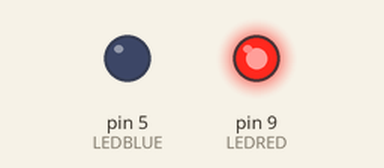
This sketch was run on a simulated Arduino Uno, built with avr-gcc and run on an emulated ATmega328P. Parts: output pins drawn as LEDs (lit = HIGH). What the sketch prints to the serial monitor is not drawn.

Above: at 0.5 s.
At 16.5 s:
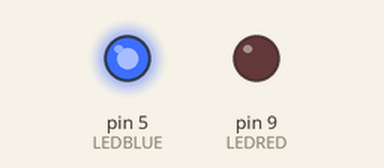
At 31.5 s:
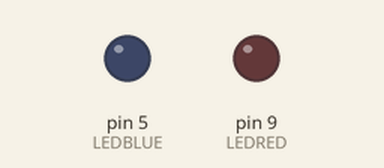
Timing chart, 0 to 33.8 s (numbered marks = the images above):
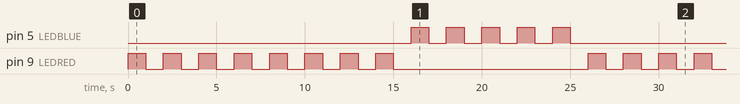

Measured:
- by itself, pin 5 (LEDBLUE): repeats every 26.0 s: 4 × (LOW 1.0 s, HIGH 1.0 s), LOW 17.0 s, HIGH 1.0 s
- by itself, pin 9 (LEDRED): repeats every 26.0 s: 7 × (LOW 1.0 s, HIGH 1.0 s), LOW 11.0 s, HIGH 1.0 s
- by itself, everything shown: repeats every 26.0 s, in 26 steps

The sketch:

FOR_LOOP_FOR_BLINKING_LED_S.ino
```cpp
int LEDRED=9;
int LEDBLUE=5;
int BLINKRED=8;
int BLINKBLUE=5;
String Message="Hello Barre";
void setup() {
  Serial.begin(9600);
  pinMode(LEDRED,OUTPUT);
  pinMode(LEDBLUE,OUTPUT);
  Serial.println("HELLO WELCOME TO MY PROGRAMME");
  Serial.print(" ");

  // put your setup code here, to run once:

}

void loop() {

  for(int j=1; j<=BLINKRED; j=j+1){
  Serial.println(Message);
    Serial.print(" ");
    Serial.print(j);
    Serial.print(" ");
  digitalWrite (LEDRED,HIGH);
  delay(1000);
  digitalWrite (LEDRED,LOW);
  delay(1000);
  }
  for(int j=1; j<=BLINKBLUE; j=j+1){
  digitalWrite (LEDBLUE,HIGH);
  delay(1000);
  digitalWrite (LEDBLUE,LOW);
  delay(1000);
  }
}
```
